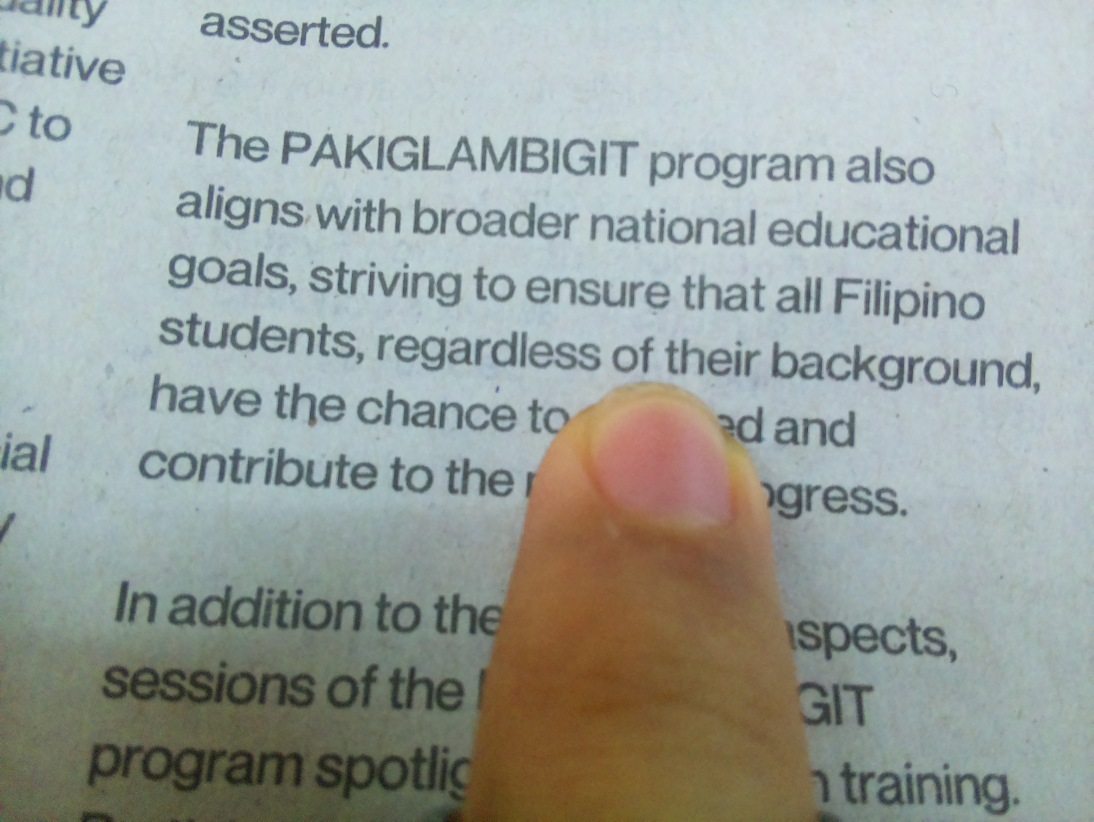
#> input picture src/test.jpg, 3280 x 2464 px (shown at 1/3 size)
$ python arfred_code.py
#> lines starting #> are read from the running program, lines starting #| are printed output that depends on the picture; after the words box and inside, x2 and y2 are one past the last pixel; in counts of white or black regions, pixels touching at a corner belong together
#> in main, orig_img is the input picture: shape (2464, 3280, 3); mean B, G, R 158, 162.7, 155.6
import cv2
import numpy as np
import pytesseract
# from pytesseract import Output
import time
# from picamera2 import Picamera2, Preview


# --- Lighting & Contrast Enhancement ---
def enhance_contrast_and_lighting(img):
    lab = cv2.cvtColor(img, cv2.COLOR_BGR2LAB)
    l, a, b = cv2.split(lab)
    clahe = cv2.createCLAHE(clipLimit=3.0, tileGridSize=(8, 8))
    cl = clahe.apply(l)
    merged = cv2.merge((cl, a, b))
    enhanced = cv2.cvtColor(merged, cv2.COLOR_LAB2BGR)

    gamma = 1.2
    look_up_table = np.array([((i / 255.0) ** (1.0 / gamma)) * 255
                              for i in np.arange(256)]).astype("uint8")
    enhanced = cv2.LUT(enhanced, look_up_table)
    return enhanced

# --- Deskew ---
def deskew_using_osd(img):
    try:
        osd = pytesseract.image_to_osd(img)
        rotation_angle = int([line.split(": ")[1] for line in osd.split("\n") if "Rotate" in line][0])
        if rotation_angle != 0:
            h, w = img.shape[:2]
            m = cv2.getRotationMatrix2D((w // 2, h // 2), -rotation_angle, 1)
            img = cv2.warpAffine(img, m, (w, h), flags=cv2.INTER_CUBIC, borderMode=cv2.BORDER_REPLICATE)
    except Exception as e:
        print(e)
    return img

# --- OCR with Bounding Boxes ---
def bounding_boxes_and_text(img):
    print("text detection")
    start_time = time.time()
    config = r'--oem 3 --psm 7 -l eng+tgl'
    text = pytesseract.image_to_string(img, config=config)
    return img, text
    # [15 lines of commented-out code are left out]
def detect_fingertip_and_crop_line(image):
    hsv = cv2.cvtColor(image, cv2.COLOR_BGR2HSV)
#> hsv: shape (2464, 3280, 3); mean H, S, V 77.7, 43, 170
    lower_skin = np.array([0, 30, 60], dtype=np.uint8)
    upper_skin = np.array([20, 150, 255], dtype=np.uint8)
    mask = cv2.inRange(hsv, lower_skin, upper_skin)
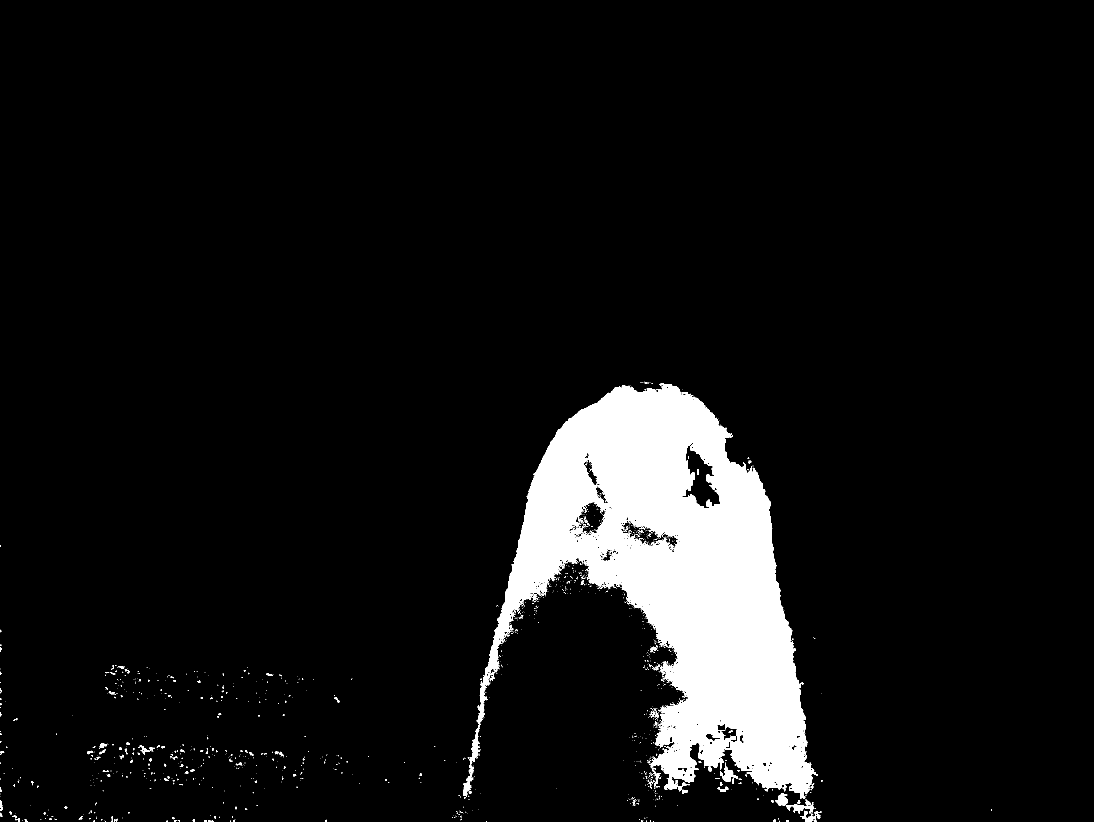
#> mask: shape (2464, 3280) (shown at 1/3 size); 7.3% white; 1527 white regions (1367 under 20 px), largest, box (x1, y1, x2, y2) and area: (1389, 1149, 2454, 2396) 574929, (2160, 2288, 2214, 2344) 1038, (2358, 2406, 2442, 2440) 994
    mask = cv2.morphologyEx(mask, cv2.MORPH_OPEN, np.ones((5, 5), np.uint8))
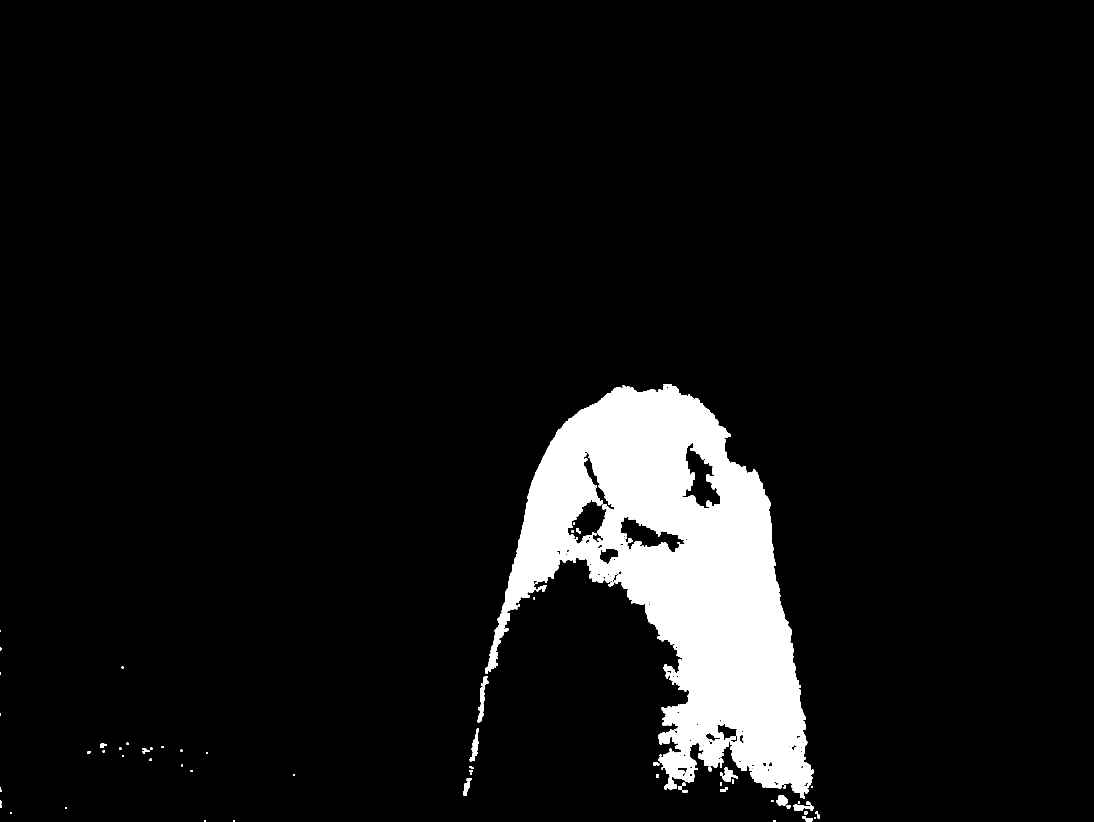
#> mask: shape (2464, 3280) (shown at 1/3 size); 7% white; 92 white regions (5 under 20 px), largest, box (x1, y1, x2, y2) and area: (1456, 1152, 2442, 2396) 551594, (1432, 2029, 1465, 2167) 1600, (1409, 2201, 1437, 2284) 1047
    mask = cv2.medianBlur(mask, 5)
#> mask: shape (2464, 3280); 7% white; 72 white regions (21 under 20 px)

    contours, _ = cv2.findContours(mask, cv2.RETR_EXTERNAL, cv2.CHAIN_APPROX_SIMPLE)
#> contours = 66 contours, 27 with area under 20; largest, box (x1, y1, x2, y2) and area: (1456, 1152, 2442, 2396) 590154, (1432, 2029, 1465, 2167) 1448, (1409, 2185, 1437, 2284) 1029, (2160, 2302, 2214, 2344) 868, (2328, 2386, 2364, 2416) 698
    if not contours:
        print("No finger detected.")
        return None, image

    largest_contour = max(contours, key=cv2.contourArea)
#> largest_contour = contour of 2673 points, box (x1, y1, x2, y2) (1456, 1152, 2442, 2396), area 590154
    fingertip = tuple(largest_contour[largest_contour[:, :, 1].argmin()][0])
#> fingertip = (1993, 1152)
    fx, fy = fingertip
#> fx = 1993; fy = 1152
    cv2.circle(image, fingertip, 20, (0, 0, 255), -1)

    line_height = 250  # height of text
    side_crop = 70 # amount of px to crop off from the sides
    shift_bottom = 0 # shift the crop box vertically downwards by this many px
    y_start = max(fy - line_height, 0)
#> y_start = 902
    y_end = max(fy + shift_bottom, 0)
#> y_end = 1152
    image = cv2.rectangle(image, (side_crop, y_start), (image.shape[1] - side_crop, y_end), (0, 255, 0), 2)
    crop = image[y_start:y_end, side_crop:image.shape[1] - side_crop]
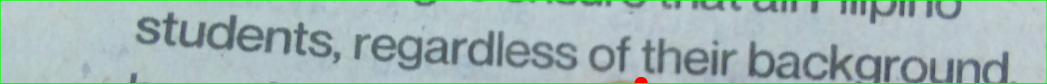
#> crop: shape (250, 3140, 3) (shown at 1/3 size); mean B, G, R 182.8, 181.6, 163.5

    if crop.size == 0:
        print("Crop resulted in empty image.")
        return None, image

    return crop, image

# --- Preprocessing for OCR ---
def process(img):
    start_time = time.time()
    max_dim = 700
    h, w = img.shape[:2]
#> h = 250; w = 3140
    if max(h, w) > max_dim:
        scale = max_dim / max(h, w)
#> scale = 0.223
        img = cv2.resize(img, (int(w * scale), int(h * scale)), interpolation=cv2.INTER_AREA)
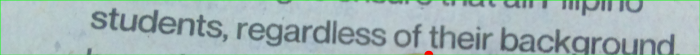
#> img: shape (55, 700, 3); mean of channels 0, 1, 2 182.8, 181.6, 163.5; drawn as B, G, R
    print("resized", time.time() - start_time)
    gray = cv2.GaussianBlur(img, (3, 3), 0)
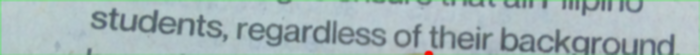
#> gray: shape (55, 700, 3); mean of channels 0, 1, 2 183.4, 181.4, 164.1; drawn as B, G, R
    gray = cv2.cvtColor(gray, cv2.COLOR_BGR2GRAY)
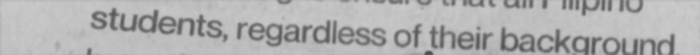
#> gray: shape (55, 700); min 76, max 203, mean 176.4
    # img = enhance_contrast_and_lighting(img)
    # gray = cv2.cvtColor(img, cv2.COLOR_BGR2GRAY)
    # gray = cv2.fastNlMeansDenoising(img)
    print("denoise", time.time() - start_time)
    gray = cv2.adaptiveThreshold(gray, 255, cv2.ADAPTIVE_THRESH_GAUSSIAN_C, cv2.THRESH_BINARY, 9, 9)
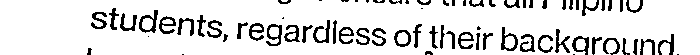
#> gray: shape (55, 700); 87.1% white; 73 black regions (14 under 20 px), largest, box (x1, y1, x2, y2) and area: (139, 10, 158, 33) 170, (266, 24, 282, 46) 161, (501, 27, 518, 51) 158
    print("binarize", time.time() - start_time)
    # [10 lines of commented-out code are left out]
    color_img = cv2.cvtColor(gray, cv2.COLOR_GRAY2BGR)
    result_img, text = bounding_boxes_and_text(color_img)
    print("bounding boxes and yext", time.time() - start_time)
    return result_img, text


# [9 lines of commented-out code are left out]

def ocr_pipeline(img):
    start_time = time.time()
    # deskewed_img = deskew_using_osd(orig_img)
    # print("Deskewed image")
    cropped_line, debug_img = detect_fingertip_and_crop_line(img)
    print(f"Image cropped to finger level: {time.time() - start_time:.2f}")
    if cropped_line is None or cropped_line.size == 0:
        print("Skipping OCR because no valid crop was found.")
        return None, None

    print("\nProcessing cropped line above fingertip...")
    processed_img, text = process(cropped_line)
    print(f"Detected Text:\n{text}")
    print(f"Total Processing time: {time.time() - start_time:.2f}")
    return debug_img, processed_img


# --- Main ---
def main():
    # [8 lines of commented-out code are left out]

    orig_img = cv2.imread("test.jpg")
    if orig_img is None:
        print("Error: Could not read image.")
        return

    # [12 lines of commented-out code are left out]

    debug_img, processed_img = ocr_pipeline(orig_img)

    # cv2.imshow("Finger Detection", debug_img)
    # cv2.imshow("Cropped Line", cropped_line)
    # cv2.imshow("Processed Line", processed_img)
    cv2.imwrite("outputs/arfred_debug.jpg", debug_img)
    cv2.imwrite("outputs/arfred_process.jpg", processed_img)
    cv2.waitKey(0)
    cv2.destroyAllWindows()

if __name__ == "__main__":
    main()
#> (the call stopped at in bounding_boxes_and_text, `text = pytesseract.image_to_string(img, config=config)`: pytesseract is not available in this run)
